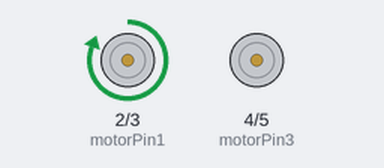
The sketch below on a simulated Arduino Uno, built with avr-gcc and run on an emulated ATmega328P. Parts: motor-driver pin pairs drawn as motors (green arrow = first pin HIGH = forward, orange = second pin HIGH = backward, longer = more drive).

Above: at 1.0 s.
At 3.0 s:
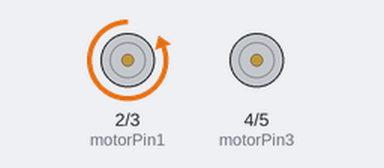
At 5.0 s:
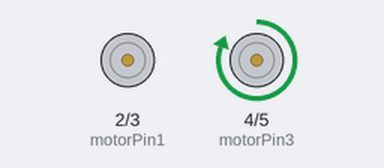
At 7.0 s:
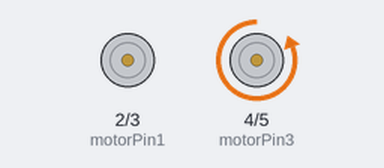
Timing chart, 0 to 10.4 s (numbered marks = the images above):
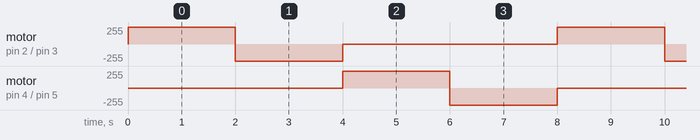

Measured:
- by itself, motor on pin 2 (motorPin1) / pin 3 (motorPin2), motor on pin 4 (motorPin3) / pin 5 (motorPin4): repeats every 8.0 s: backward 255/255 2.0 s, stopped 4.0 s, forward 255/255 2.0 s

The sketch:

motor.ino
```cpp
//L293D
//Motor A
const int motorPin1  = 2;
const int motorPin2  = 3;
const int motorPin3  = 4;
const int motorPin4  = 5;


void setup(){

    //Set pins as outputs
    pinMode(motorPin1, OUTPUT);
    pinMode(motorPin2, OUTPUT);
    pinMode(motorPin3, OUTPUT);
    pinMode(motorPin4, OUTPUT);


}


void loop(){

//This code  will turn Motor A clockwise for 2 sec.
    digitalWrite(motorPin1, HIGH);
    digitalWrite(motorPin2, LOW);
    digitalWrite(motorPin3, LOW);
    digitalWrite(motorPin4, LOW);
    delay(2000);
    //This code will turn Motor A counter-clockwise for 2 sec.
    digitalWrite(motorPin1, LOW);
    digitalWrite(motorPin2, HIGH);
    digitalWrite(motorPin3, LOW);
    digitalWrite(motorPin4, LOW);
    delay(2000);

    //This code will turn Motor B clockwise for 2 sec.
    digitalWrite(motorPin1, LOW);
    digitalWrite(motorPin2, LOW);
    digitalWrite(motorPin3, HIGH);
    digitalWrite(motorPin4, LOW);
    delay(2000);
    //This code will turn Motor B counter-clockwise for 2 sec.
    digitalWrite(motorPin1, LOW);
    digitalWrite(motorPin2, LOW);
    digitalWrite(motorPin3, LOW);
    digitalWrite(motorPin4, HIGH);
    delay(2000);

    //And this code will stop motors
    digitalWrite(motorPin1, LOW);
    digitalWrite(motorPin2, LOW);
    digitalWrite(motorPin3, LOW);
    digitalWrite(motorPin4, LOW);
}
```
